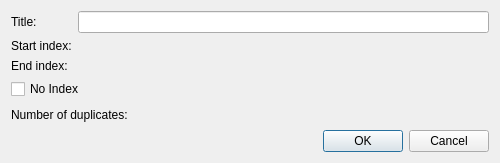
<?xml version="1.0" encoding="UTF-8"?>
<ui version="4.0">
 <class>Dialog</class>
 <widget class="QDialog" name="Dialog">
  <property name="geometry">
   <rect>
    <x>0</x>
    <y>0</y>
    <width>500</width>
    <height>163</height>
   </rect>
  </property>
  <property name="windowTitle">
   <string>Dialog</string>
  </property>
  <layout class="QVBoxLayout" name="verticalLayout">
   <item>
    <layout class="QFormLayout" name="formLayout">
     <item row="0" column="0">
      <widget class="QLabel" name="laTitle">
       <property name="text">
        <string>Title:</string>
       </property>
      </widget>
     </item>
     <item row="0" column="1">
      <widget class="QLineEdit" name="leTitle"/>
     </item>
     <item row="1" column="0">
      <widget class="QLabel" name="laStart">
       <property name="text">
        <string>Start index:</string>
       </property>
      </widget>
     </item>
     <item row="2" column="0">
      <widget class="QLabel" name="laEnd">
       <property name="text">
        <string>End index:</string>
       </property>
      </widget>
     </item>
     <item row="3" column="0" colspan="2">
      <widget class="QCheckBox" name="cbNoIndex">
       <property name="text">
        <string>No Index</string>
       </property>
      </widget>
     </item>
    </layout>
   </item>
   <item>
    <widget class="QLabel" name="laText">
     <property name="text">
      <string>Number of duplicates: </string>
     </property>
    </widget>
   </item>
   <item>
    <widget class="QDialogButtonBox" name="buttonBox">
     <property name="orientation">
      <enum>Qt::Horizontal</enum>
     </property>
     <property name="standardButtons">
      <set>QDialogButtonBox::Cancel|QDialogButtonBox::Ok</set>
     </property>
    </widget>
   </item>
  </layout>
 </widget>
 <resources/>
 <connections>
  <connection>
   <sender>buttonBox</sender>
   <signal>accepted()</signal>
   <receiver>Dialog</receiver>
   <slot>accept()</slot>
   <hints>
    <hint type="sourcelabel">
     <x>248</x>
     <y>254</y>
    </hint>
    <hint type="destinationlabel">
     <x>157</x>
     <y>274</y>
    </hint>
   </hints>
  </connection>
  <connection>
   <sender>buttonBox</sender>
   <signal>rejected()</signal>
   <receiver>Dialog</receiver>
   <slot>reject()</slot>
   <hints>
    <hint type="sourcelabel">
     <x>316</x>
     <y>260</y>
    </hint>
    <hint type="destinationlabel">
     <x>286</x>
     <y>274</y>
    </hint>
   </hints>
  </connection>
 </connections>
</ui>
